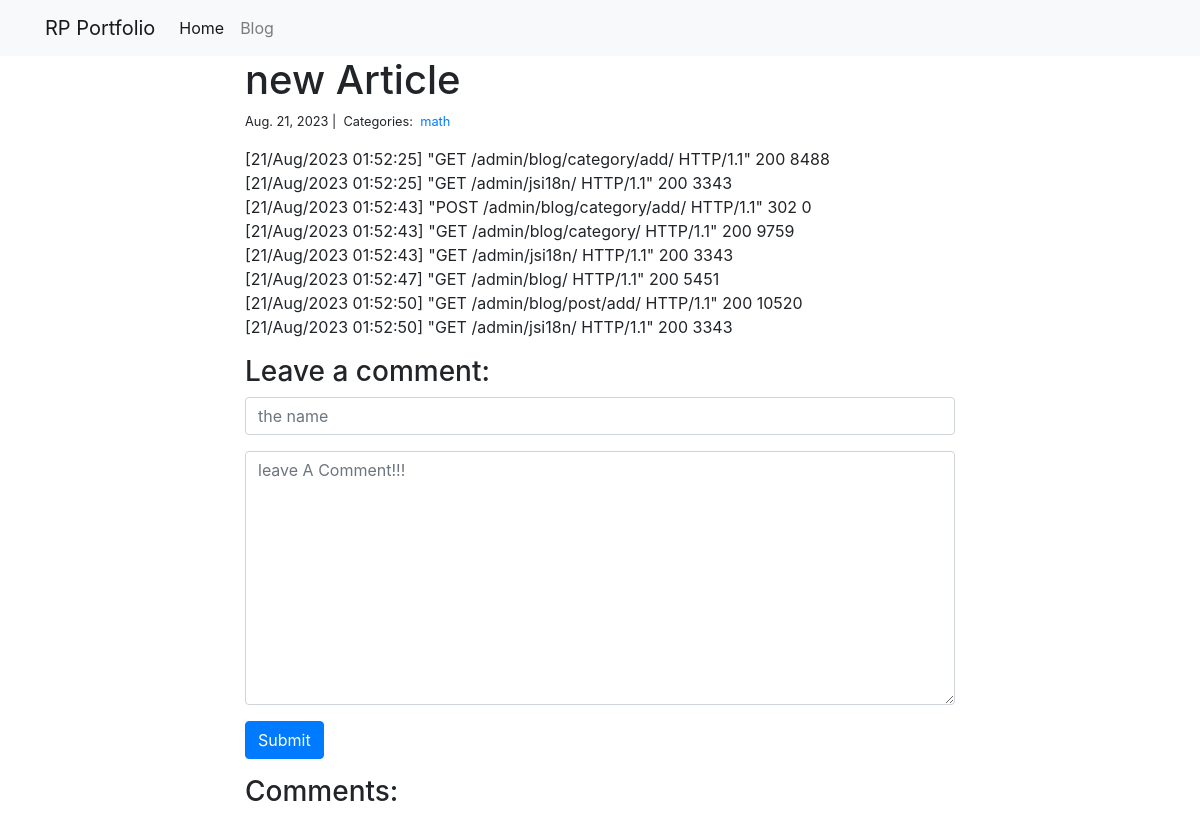
Page /blog/1/ on the committed database.
### blog/models.py (models this page shows)
class Post(models.Model):
    title = models.CharField(max_length= 225)
    body = models.TextField()
    created_on = models.DateTimeField(auto_now_add= True)
    last_modified = models.DateTimeField(auto_now_add=True)
    categories = models.ManyToManyField('Category',related_name='posts')

class Category(models.Model):
    name = models.CharField(max_length=20)

### blog/views.py (the view, shortened to what this page needs)
# urls.py: path('<int:pk>/', views.blog_detail, name='blog_detail'),
def blog_detail(request, pk):
    post = Post.objects.get(pk = pk)
    form = CommentForm()
    comments = Comment.objects.filter(post = post)
    context = {
        'post':post,
        'comment':comments,
        'form':form,
    }
    return render(request , 'blog_detail.html', context)

### blog/forms.py
class CommentForm(forms.Form):
    author = forms.CharField(
        max_length = 60,
        widget = forms.TextInput(attrs = {
            'class':'form-control',
            'placeholder':'the name'
        })
    )
    body = forms.CharField(widget= forms.Textarea(
        attrs={
            'class':'form-control',
            'placeholder':'leave A Comment!!!'
        }
    ))

### blog/templates/blog_detail.html (shortened to what this page needs)
{% extends "base.html" %}
{% block page_content %}
<div class="col-md-8 offset-md-2">
    <h1>{{ post.title }}</h1>
    <small>
        {{ post.created_on.date }} |&nbsp;
        Categories:&nbsp;
        {% for category in post.categories.all %}
        <a href="{% url 'blog_category' category.name %}">
            {{ category.name }}
        </a>&nbsp;
        {% endfor %}
    </small>
    <p>{{ post.body | linebreaks }}</p>
    <h3>Leave a comment:</h3>
    <form action="/blog/{{ post.pk }}/" method="post">
        <div class="form-group">
            {{ form.author }}
        </div>
        <div class="form-group">
            {{ form.body }}
        </div>
        <button type="submit" class="btn btn-primary">Submit</button>
    </form>
    <h3>Comments:</h3>
</div>
{% endblock %}

### personal_portfolio/templates/base.html (shortened to what this page needs)
<link rel="stylesheet" href="https://stackpath.bootstrapcdn.com/bootstrap/4.1.3/css/bootstrap.min.css">
<nav class="navbar navbar-expand-lg navbar-light bg-light">
    <div class="container">
        <a class="navbar-brand" href="{% url 'project_index' %}">RP Portfolio</a>
        <div class="collapse navbar-collapse" id="navbarSupportedContent">
          <ul class="navbar-nav mr-auto">
            <li class="nav-item active">
              <a class="nav-link" href="{% url 'project_index' %}">Home</a>
            </li>
            <li class="nav-item">
              <a class="nav-link" href="{% url 'blog_index' %}">Blog</a>
            </li>
          </ul>
        </div>
    </div>
</nav>
<div class="container">
    {% block page_content %}{% endblock %}
</div>

### rows in the picture
Post: title "new Article", created_on "Aug. 21, 2023", body "[21/Aug/2023 01:52:25] \"GET /admin/blog/category/add/ HTTP/1.1\" 200 8488 [21/Aug/2023 01:52:25] \"GET /admin/jsi18n/ HTTP/1.1\" 200 3343 [21/Aug/2023 01:52:43] \"POST /admin/blog/category/add/ HTTP/1.1\" 302 0 [21/Aug/2023 01:52:43] \"GET /admin/blog/category/ HTTP/1.1\" 200 9759 [21/Aug/2023 01:52:43] \"GET /admin/jsi18n/ HTTP/1.1\" 200 3343 [21/Aug/2023 01:52:47] \"GET /admin/blog/ HTTP/1.1\" 200 5451 [21/Aug/2023 01:52:50] \"GET /admin/blog/post/add/ HTTP/1.1\" 200 10520 [21/Aug/2023 01:52:50] \"GET /admin/jsi18n/ HTTP/1.1\" 200 3343"
Category: name "math"
